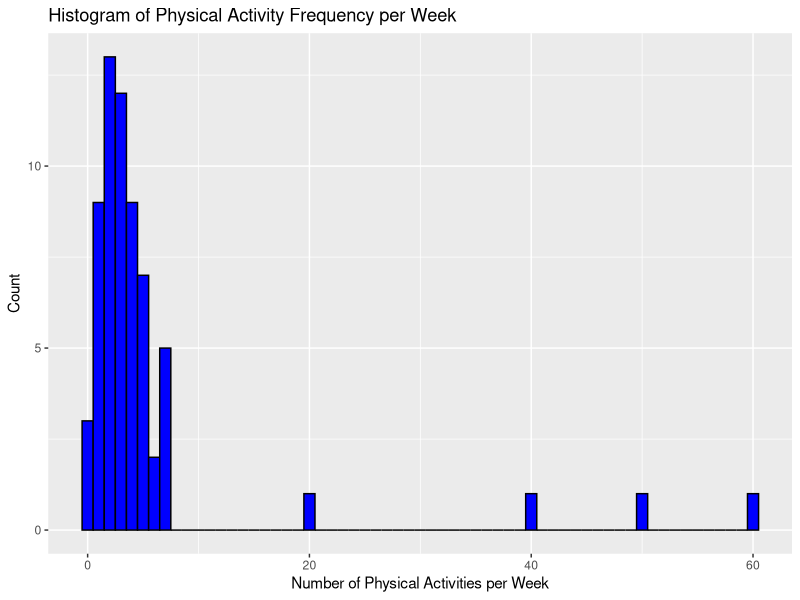
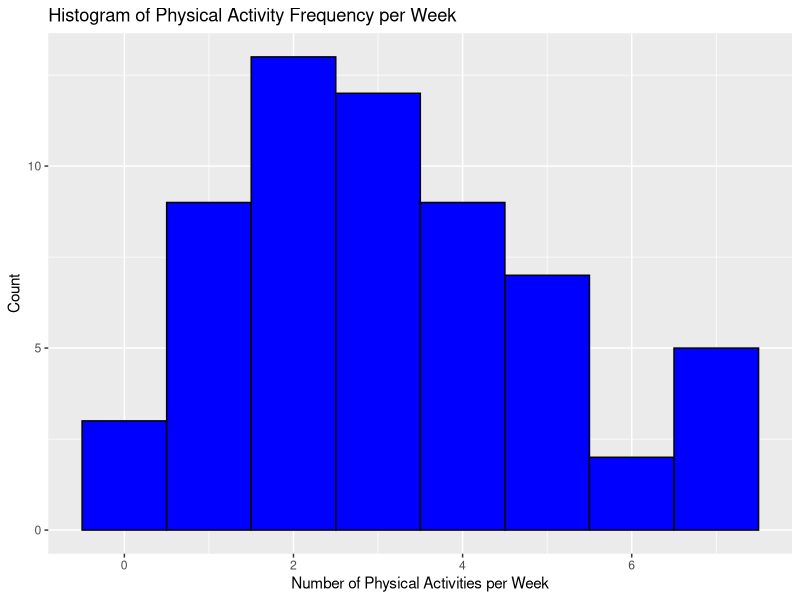
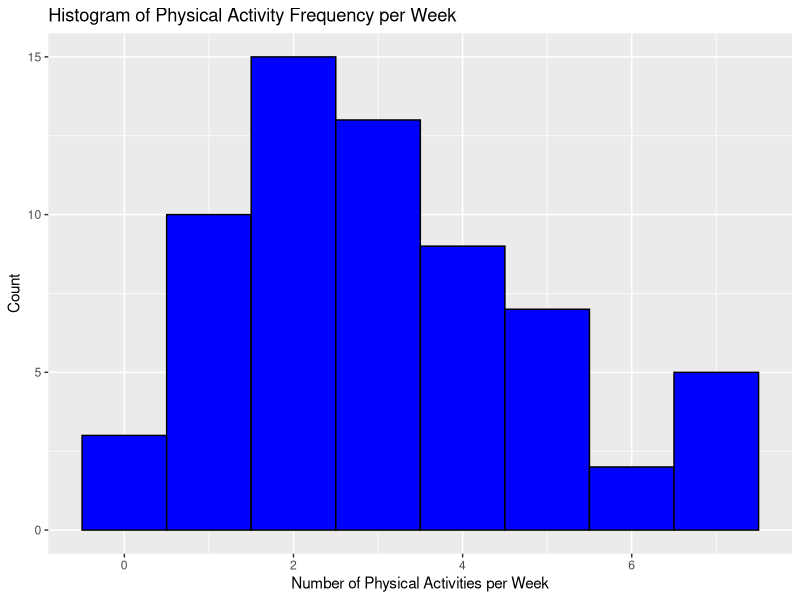
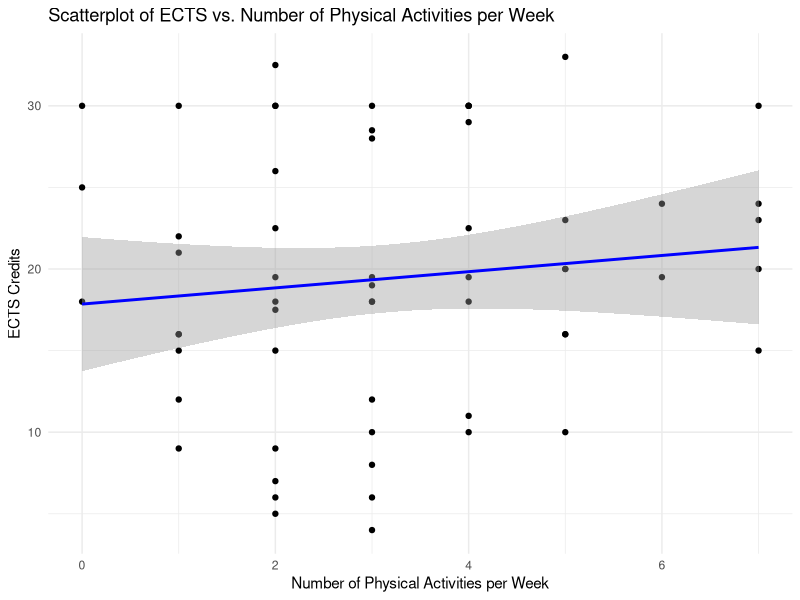
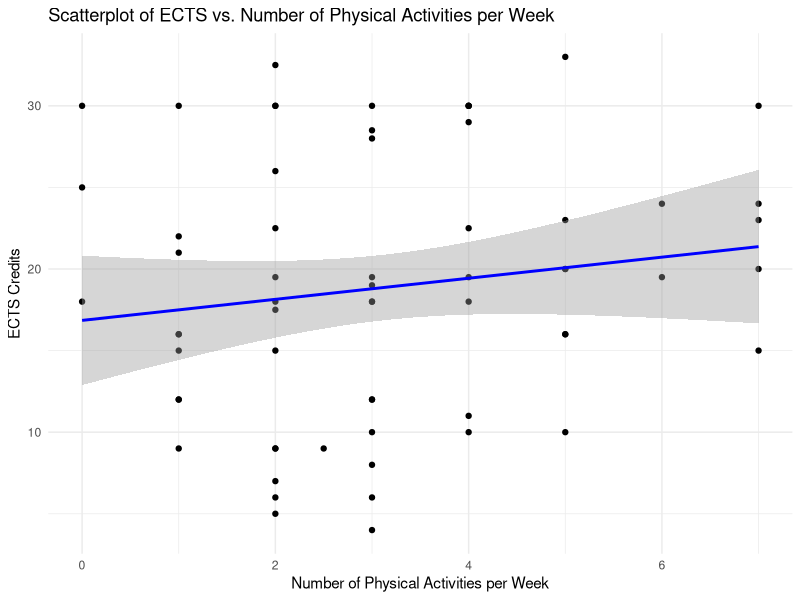
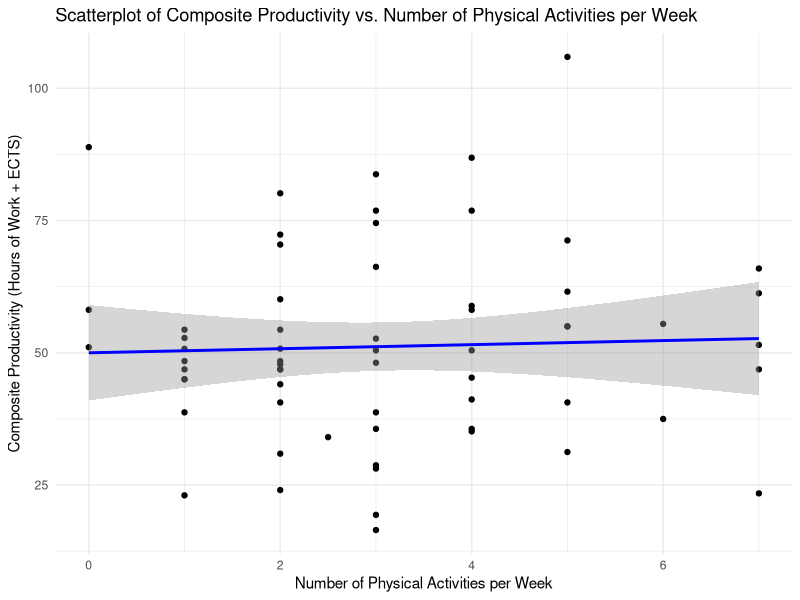
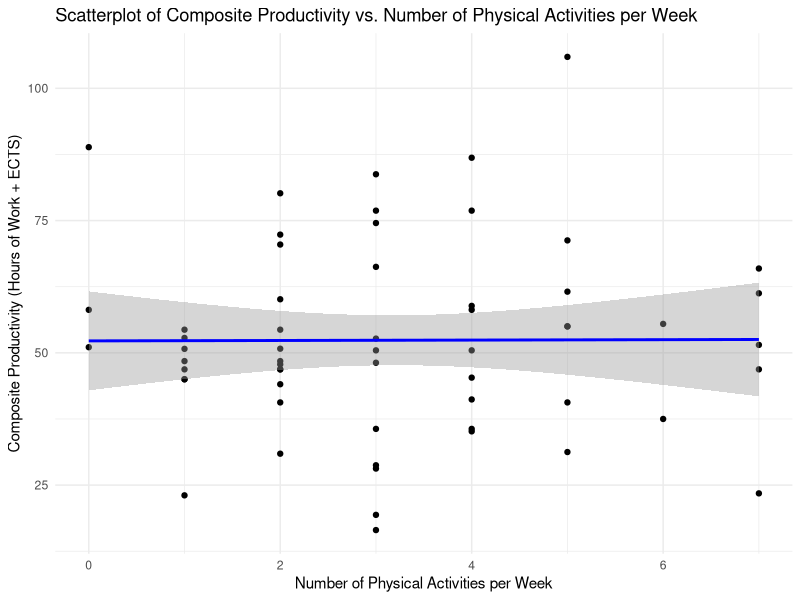
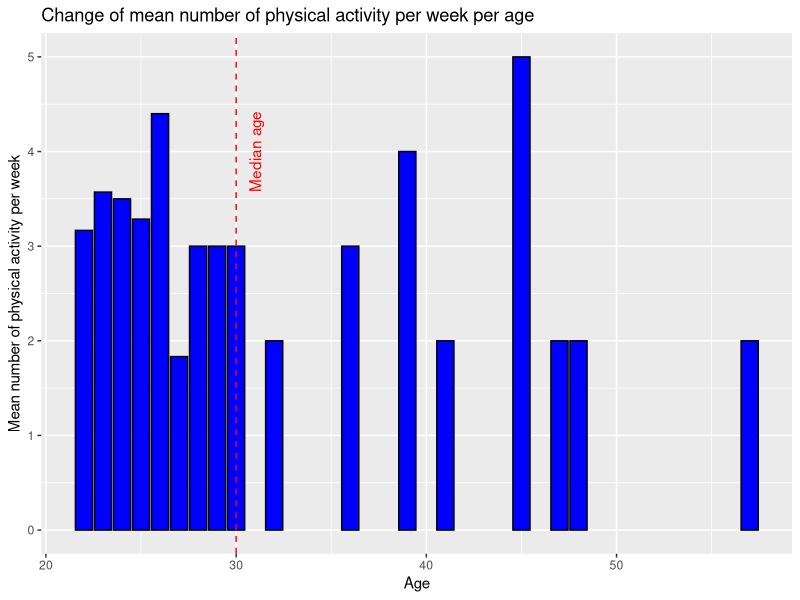

Write R code to recreate these figures, in order.
## ---- chunk 1
knitr::opts_chunk$set(echo = TRUE)
library(tidyverse)
library(ggplot2)
library(dplyr)
library(tidyr)
library(survey)
library(knitr)
## ---- chunk 2
# Load the survey data
survey_data <- read.csv("group14.csv", header=TRUE)
names(survey_data) <- c("Gender", "Age", "Studies", 
                        "NumberOfPhysicalActivityPerWeek", 
                        "TypeOfPhysicalActivity", 
                        "WorkStudy")

# Split WorkStudy into ECTS and HoursOfWork
survey_data <- separate(survey_data, 
                        "WorkStudy", 
                        c("ECTS", "HoursOfWork"), sep=";")

# unify different comma representations for ECTS before coercion
survey_data$ECTS <- as.numeric(sub(",", ".", survey_data$ECTS, fixed = TRUE))
survey_data$HoursOfWork <- as.numeric(survey_data$HoursOfWork)
survey_data$NumberOfPhysicalActivityPerWeek <- as.numeric(
  survey_data$NumberOfPhysicalActivityPerWeek)

# Display the data
kable(head(survey_data), caption = "Survey data set")
## ---- chunk 3
# Histogram of Physical Activity Frequency
ggplot(survey_data, aes(x = NumberOfPhysicalActivityPerWeek)) +
  geom_histogram(binwidth = 1, fill = "blue", color = "black") +
  labs(title = "Histogram of Physical Activity Frequency per Week",
       x = "Number of Physical Activities per Week",
       y = "Count")
## ---- chunk 4
Q1 <- quantile(survey_data$NumberOfPhysicalActivityPerWeek, 0.25, na.rm = TRUE)
Q3 <- quantile(survey_data$NumberOfPhysicalActivityPerWeek, 0.75, na.rm = TRUE)
IQR <- Q3 - Q1

lower_bound <- Q1 - 1.5 * IQR
upper_bound <- Q3 + 1.5 * IQR

survey_data_no_outliers <- survey_data %>%
  filter(NumberOfPhysicalActivityPerWeek >= lower_bound & NumberOfPhysicalActivityPerWeek <= upper_bound)

kable(head(survey_data_no_outliers), 
      caption = "Data with removed outliers in physical activity")
## ---- chunk 5
ggplot(survey_data_no_outliers, aes(x = NumberOfPhysicalActivityPerWeek)) +
  geom_histogram(binwidth = 1, fill = "blue", color = "black") +
  labs(title = "Histogram of Physical Activity Frequency per Week",
       x = "Number of Physical Activities per Week",
       y = "Count")
## ---- chunk 6
Q1 <- quantile(survey_data$NumberOfPhysicalActivityPerWeek, 0.25, na.rm = TRUE)
Q3 <- quantile(survey_data$NumberOfPhysicalActivityPerWeek, 0.75, na.rm = TRUE)
IQR <- Q3 - Q1

lower_bound <- Q1 - 1.5 * IQR
upper_bound <- Q3 + 1.5 * IQR

survey_data_transformed <- survey_data %>%
  mutate(NumberOfPhysicalActivityPerWeek = ifelse(
    NumberOfPhysicalActivityPerWeek < lower_bound | NumberOfPhysicalActivityPerWeek > upper_bound,
    NumberOfPhysicalActivityPerWeek / 20,
    NumberOfPhysicalActivityPerWeek
  ))

kable(head(survey_data_transformed), 
      caption = "Data with transformed physical activity")

# transofrm ects to work hours per week
survey_data_transformed <- survey_data_transformed %>%
  mutate(hours_of_work_ects = ECTS * 25 / 16)
survey_data_no_outliers <- survey_data_no_outliers %>%
  mutate(hours_of_work_ects = ECTS * 25 / 16)
# Create the composite measure
survey_data_transformed <- survey_data_transformed %>%
  mutate(CompositeProductivity = hours_of_work_ects + HoursOfWork)

survey_data_no_outliers <- survey_data_no_outliers %>%
  mutate(CompositeProductivity = hours_of_work_ects + HoursOfWork)
## ---- chunk 7
ggplot(survey_data_transformed, aes(x = NumberOfPhysicalActivityPerWeek)) +
  geom_histogram(binwidth = 1, fill = "blue", color = "black") +
  labs(title = "Histogram of Physical Activity Frequency per Week",
       x = "Number of Physical Activities per Week",
       y = "Count")
## ---- chunk 8
summary_stats_transformed <- survey_data_transformed %>%
  group_by(NumberOfPhysicalActivityPerWeek) %>%
  summarise(
    Mean_ECTS = mean(ECTS, na.rm = TRUE),
    Mean_HoursOfWork = mean(HoursOfWork, na.rm = TRUE),
    SD_ECTS = sd(ECTS, na.rm = TRUE),
    SD_HoursOfWork = sd(HoursOfWork, na.rm = TRUE)
  )
summary_stats_no_outliers <- survey_data_no_outliers %>%
  group_by(NumberOfPhysicalActivityPerWeek) %>%
  summarise(
    Mean_ECTS = mean(ECTS, na.rm = TRUE),
    Mean_HoursOfWork = mean(HoursOfWork, na.rm = TRUE),
    SD_ECTS = sd(ECTS, na.rm = TRUE),
    SD_HoursOfWork = sd(HoursOfWork, na.rm = TRUE)
  )
## ---- chunk 9
kable(summary_stats_transformed, 
      caption = "Summary statistics transformed data")
## ---- chunk 10
kable(summary_stats_no_outliers, 
      caption = "Summary statistics no outliers in physical activities")
## ---- chunk 11

model_transformed_ects <- lm(ECTS ~ NumberOfPhysicalActivityPerWeek, data = survey_data_transformed)
summary(model_transformed_ects)

model_no_outliers_ects <- lm(ECTS ~ NumberOfPhysicalActivityPerWeek, data = survey_data_no_outliers)
summary(model_no_outliers_ects)

model_transformed_HoursOfWork <- lm(HoursOfWork ~ NumberOfPhysicalActivityPerWeek, data = survey_data_transformed)
summary(model_transformed_HoursOfWork)

model_no_outliers_HoursOfWork <- lm(HoursOfWork ~ NumberOfPhysicalActivityPerWeek, data = survey_data_no_outliers)
summary(model_no_outliers_HoursOfWork)

model_transformed_HoursOfWork <- lm(NumberOfPhysicalActivityPerWeek ~ CompositeProductivity, data = survey_data_transformed)
summary(model_transformed_HoursOfWork)

model_no_outliers_HoursOfWork <- lm(  NumberOfPhysicalActivityPerWeek ~ CompositeProductivity, data = survey_data_no_outliers)
summary(model_no_outliers_HoursOfWork)

## ---- chunk 12

survey_design_no_outliers <- svydesign(id = ~1, data = survey_data_no_outliers, weights = ~1)
model_original <- svyglm(ECTS ~ NumberOfPhysicalActivityPerWeek + HoursOfWork, design = survey_design_no_outliers)
summary(model_original)

survey_design_transformed <- svydesign(id = ~1, data = survey_data_transformed, weights = ~1)
model_transformed <- svyglm(ECTS ~ NumberOfPhysicalActivityPerWeek + HoursOfWork, design = survey_design_transformed)
summary(model_transformed)
## ---- chunk 13
# Create a scatterplot of ECTS vs. NumberOfPhysicalActivityPerWeek with regression line
ggplot(survey_data_no_outliers, aes(x = NumberOfPhysicalActivityPerWeek, y = ECTS)) +
  geom_point() +
  geom_smooth(method = "lm", formula = y ~ x, se = TRUE, color = "blue") +
  labs(title = "Scatterplot of ECTS vs. Number of Physical Activities per Week",
       x = "Number of Physical Activities per Week",
       y = "ECTS Credits") +
  theme_minimal()

ggplot(survey_data_transformed, aes(x = NumberOfPhysicalActivityPerWeek, y = ECTS)) +
  geom_point() +
  geom_smooth(method = "lm", formula = y ~ x, se = TRUE, color = "blue") +
  labs(title = "Scatterplot of ECTS vs. Number of Physical Activities per Week",
       x = "Number of Physical Activities per Week",
       y = "ECTS Credits") +
  theme_minimal()

ggplot(survey_data_transformed, aes(x = NumberOfPhysicalActivityPerWeek, y = CompositeProductivity)) +
  geom_point() +
  geom_smooth(method = "lm", formula = y ~ x, se = TRUE, color = "blue") +
  labs(title = "Scatterplot of Composite Productivity vs. Number of Physical Activities per Week",
       x = "Number of Physical Activities per Week",
       y = "Composite Productivity (Hours of Work + ECTS)") +
  theme_minimal()
ggplot(survey_data_no_outliers, aes(x = NumberOfPhysicalActivityPerWeek, y = CompositeProductivity)) +
  geom_point() +
  geom_smooth(method = "lm", formula = y ~ x, se = TRUE, color = "blue") +
  labs(title = "Scatterplot of Composite Productivity vs. Number of Physical Activities per Week",
       x = "Number of Physical Activities per Week",
       y = "Composite Productivity (Hours of Work + ECTS)") +
  theme_minimal()

## ---- chunk 14
survey_data_grouped_age <- survey_data_no_outliers %>%
  group_by(Age) %>%
  summarise(Mean_PhysicalActivity = mean(NumberOfPhysicalActivityPerWeek))

ggplot(survey_data_grouped_age, aes(x = Age, y = Mean_PhysicalActivity)) +
  geom_col(fill = "blue", color = "black") +
  geom_vline(xintercept = median(survey_data_grouped_age$Age), 
             linetype = "dashed", 
             color = "red") +
  annotate("text", 
           x=median(survey_data_grouped_age$Age)+1, 
           y=4, 
           label="Median age", 
           angle=90, 
           color="red") +
  labs(title = "Change of mean number of physical activity per week per age",
       x = "Age",
       y = "Mean number of physical activity per week")
## ---- chunk 15
# no outlier survey data set
survey_data_no_outliers$AgeGroup <- 
  as.factor(
    ifelse(survey_data_no_outliers$Age > median(survey_data_no_outliers$Age), 
         "over", "under")
  )

# transformed survey data set
survey_data_transformed$AgeGroup <- 
  as.factor(
    ifelse(survey_data_transformed$Age > median(survey_data_transformed$Age), 
         "over", "under")
  )
## ---- chunk 16
data_outlier_agegroup <- survey_data_no_outliers %>%
  group_by(AgeGroup) %>%
  summarise(mean_PhysicalActivity = mean(NumberOfPhysicalActivityPerWeek, 
                                         na.rm = TRUE))

ggplot(data_outlier_agegroup, 
  aes(x = AgeGroup, y = mean_PhysicalActivity, fill = AgeGroup)) +
  geom_col(color = "black") +
  labs(title = "Change of mean number of physical activity per week per age",
       subtitle = "with no outlier data",
       x = "Age",
       y = "Mean number of physical activity per week")
## ---- chunk 17
data_transformed_agegroup <- survey_data_transformed %>%
  group_by(AgeGroup) %>%
  summarise(mean_PhysicalActivity = mean(NumberOfPhysicalActivityPerWeek, 
                                         na.rm = TRUE))

ggplot(data_transformed_agegroup, 
  aes(x = AgeGroup, y = mean_PhysicalActivity, fill = AgeGroup)) +
  geom_col(color = "black") +
  labs(title = "Change of mean number of physical activity per week per age",
       subtitle = "with transformed data",
       x = "Age",
       y = "Mean number of physical activity per week")
## ---- chunk 18
summary_stats_transformed_rq2 <- survey_data_transformed %>%
  group_by(AgeGroup) %>%
  summarise(
    Mean_physical = mean(NumberOfPhysicalActivityPerWeek, na.rm = TRUE),
    Median_physical = median(NumberOfPhysicalActivityPerWeek, na.rm = TRUE),
    SD_physical = sd(NumberOfPhysicalActivityPerWeek, na.rm = TRUE),
  )

summary_stats_no_outliers_rq2 <- survey_data_no_outliers %>%
  group_by(AgeGroup) %>%
  summarise(
    Mean_physical = mean(NumberOfPhysicalActivityPerWeek, na.rm = TRUE),
    Median_physical = median(NumberOfPhysicalActivityPerWeek, na.rm = TRUE),
    SD_physical = sd(NumberOfPhysicalActivityPerWeek, na.rm = TRUE),
  )
## ---- chunk 19
# combine into one df
summary_stats_rq2 <- tibble(
  AgeGroup = c(summary_stats_no_outliers_rq2$AgeGroup, 
               summary_stats_transformed_rq2$AgeGroup),
  Mean = c(summary_stats_no_outliers_rq2$Mean_physical, 
           summary_stats_transformed_rq2$Mean_physical),
  Median = c(summary_stats_no_outliers_rq2$Median_physical, 
             summary_stats_transformed_rq2$Median_physical),
  SD = c(summary_stats_no_outliers_rq2$SD_physical, 
         summary_stats_transformed_rq2$SD_physical),
  Method = c(rep("Transform", length(summary_stats_no_outliers_rq2$AgeGroup)), 
             rep("Outlier", length(summary_stats_transformed_rq2$AgeGroup)))
)
## ---- chunk 20
ggplot(summary_stats_rq2, aes(x = AgeGroup, y = Median, fill = AgeGroup)) +
  geom_col() +
  labs(
    title = "Median number of physical activities in age groups per methods",
    x = "Age groups",
    y = "Median") +
  theme(legend.position = "none") +
  facet_wrap(~ Method)
## ---- chunk 21
ggplot(summary_stats_rq2, aes(x = AgeGroup, y = Mean, fill = AgeGroup)) +
  geom_col() +
  labs(
    title = "Mean number of physical activities in age groups per methods",
    x = "Age groups",
    y = "Median") +
  theme(legend.position = "none") +
  facet_wrap(~ Method)
## ---- chunk 22
ggplot(survey_data_transformed, 
       aes(x = AgeGroup, 
           y = NumberOfPhysicalActivityPerWeek, 
           fill = AgeGroup)) +
  geom_boxplot() +
  labs(
    title = "Activities per Week by Age Group",
    subtitle = "with transformation",
    x = "Age Group", 
    y = "Activities per Week") +
  theme(legend.position = "none")
## ---- chunk 23
ggplot(survey_data_no_outliers, 
       aes(x = AgeGroup, 
           y = NumberOfPhysicalActivityPerWeek, 
           fill = AgeGroup)) +
  geom_boxplot() +
  labs(
    title = "Activities per Week by Age Group", 
    subtitle = "with no outliers",
    x = "Age Group", 
    y = "Activities per Week") +
  theme(legend.position = "none")
## ---- chunk 24
shapiro.test(
  survey_data_transformed$NumberOfPhysicalActivityPerWeek[survey_data_transformed$AgeGroup == "under"])

shapiro.test(
  survey_data_transformed$NumberOfPhysicalActivityPerWeek[survey_data_transformed$AgeGroup == "over"])
## ---- chunk 25
shapiro.test(
  survey_data_no_outliers$NumberOfPhysicalActivityPerWeek[survey_data_no_outliers$AgeGroup == "under"])

shapiro.test(
  survey_data_no_outliers$NumberOfPhysicalActivityPerWeek[survey_data_no_outliers$AgeGroup == "over"])
## ---- chunk 26
wilcox.test(
  NumberOfPhysicalActivityPerWeek ~ AgeGroup, 
  data = survey_data_transformed
)

wilcox.test(
  NumberOfPhysicalActivityPerWeek ~ AgeGroup, 
  data = survey_data_no_outliers
)
## ---- chunk 27
model_transformed_rq2 <- lm(NumberOfPhysicalActivityPerWeek ~ AgeGroup, 
                     data = survey_data_transformed)
summary(model_transformed_rq2)

model_outliers_rq2 <- lm(NumberOfPhysicalActivityPerWeek ~ AgeGroup, 
                     data = survey_data_no_outliers)
summary(model_outliers_rq2)
